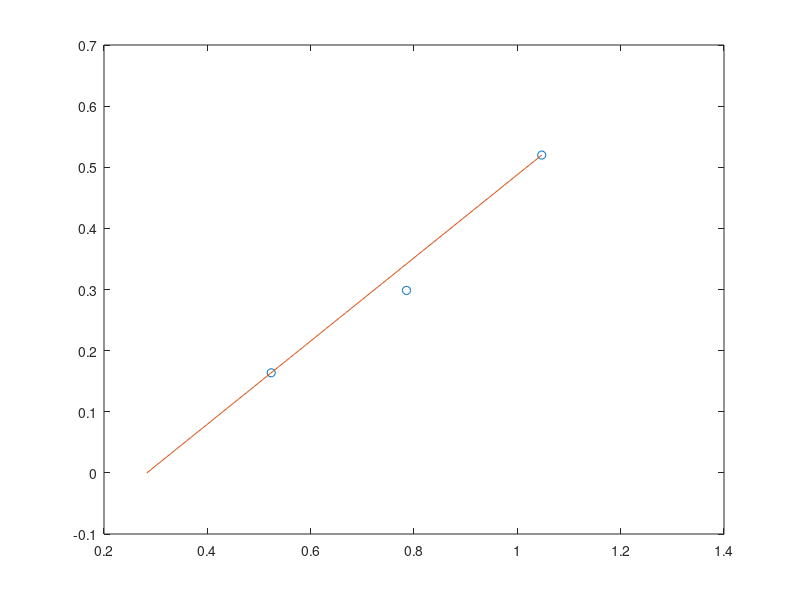

This figure's MATLAB source:
% Wind tunnel results
% started 05/10/24 - Rosalind Aves

S = 0.47;
mu = deg2rad(-5);

F_D = [7,5.5,4]; % drag force from load cell at 9m/s
V = [9,8,7]; % m/s in wind tunnel
rho = 1.225;
alpha = [deg2rad(60), deg2rad(45), deg2rad(30)];

C_D = F_D ./ (0.5 * rho .* V.^2 .* S);

C_N = C_D ./ cos(alpha);
C_L = C_N .* sin(alpha);
F_L = 0.5 .* rho .* S .* C_L .* V.^2;

gamma = atan(C_D ./ C_L);

W = 2.4 * 9.81;

V_wt = sqrt(W./(0.5 .* C_N .* S .* rho));
w_wt = V_wt .* sin(alpha + mu);
u_wt = V_wt .* cos(alpha + mu);

% Mach
w_mach_1 = 6.5; % terminal velocity
gamma_mach = deg2rad(45); % think so ?
V_mach = w_mach_1 / sin(gamma_mach);
W_mach = 9.81;

C_N_mach = W_mach / (0.5 * rho * V_mach^2 * S);

V_mach_3 = sqrt(W/(0.5 * C_N_mach * S * rho));
w_mach_3 = V_mach_3 * sin(gamma_mach);
u_mach_3 = V_mach_3 * cos(gamma_mach);




%% drift and wind

Uwind = 8.7; % max u velocity

time_mach_3 = 3000/w_mach_3;
drift_mach_3 = u_mach_3 * time_mach_3;
drift_mach_3_wind = (u_mach_3 + Uwind) * time_mach_3;

time_wt = 3000./w_wt;
drift_wt = u_wt .* time_wt;
drift_wt_wind = (u_wt + Uwind) .* time_wt;


%% plot CL alpha
CL_a(1) = (C_L(1) - C_L(2)) / (alpha(1) - alpha(2));
CL_a(2) = (C_L(1) - C_L(3)) / (alpha(1) - alpha(3));
CL_a(3) = (C_L(3) - C_L(2)) / (alpha(3) - alpha(2));

CLalpha_wt = mean(CL_a);

% y = mx + CL0
CL0 = C_L(1) - CLalpha_wt*alpha(1);
alpha0 = -CL0/CLalpha_wt;
%  

x = linspace(alpha0, alpha(1));
y = CLalpha_wt.*x + CL0;
figure();
plot(alpha, C_L, 'o')
hold on;
plot(x, y)
